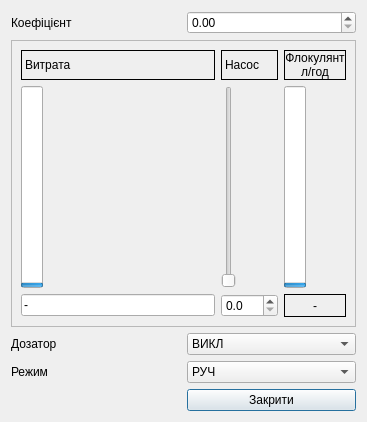
<?xml version="1.0" encoding="UTF-8"?>
<ui version="4.0">
 <class>DlgFlokCtl</class>
 <widget class="QDialog" name="DlgFlokCtl">
  <property name="geometry">
   <rect>
    <x>0</x>
    <y>0</y>
    <width>367</width>
    <height>422</height>
   </rect>
  </property>
  <property name="windowTitle">
   <string>Dialog</string>
  </property>
  <layout class="QGridLayout" name="gridLayout_2">
   <item row="5" column="1">
    <widget class="QPushButton" name="bnClose">
     <property name="text">
      <string>Закрити</string>
     </property>
    </widget>
   </item>
   <item row="3" column="0">
    <widget class="QLabel" name="label_3">
     <property name="text">
      <string>Режим</string>
     </property>
    </widget>
   </item>
   <item row="3" column="1">
    <widget class="QComboBox" name="mode">
     <item>
      <property name="text">
       <string>РУЧ</string>
      </property>
     </item>
     <item>
      <property name="text">
       <string>АВТ</string>
      </property>
     </item>
    </widget>
   </item>
   <item row="0" column="1">
    <widget class="QDoubleSpinBox" name="k">
     <property name="keyboardTracking">
      <bool>false</bool>
     </property>
     <property name="maximum">
      <double>5.000000000000000</double>
     </property>
     <property name="singleStep">
      <double>0.100000000000000</double>
     </property>
    </widget>
   </item>
   <item row="0" column="0">
    <widget class="QLabel" name="label_5">
     <property name="text">
      <string>Коефіцієнт</string>
     </property>
    </widget>
   </item>
   <item row="5" column="0">
    <widget class="QLabel" name="label_4">
     <property name="text">
      <string/>
     </property>
    </widget>
   </item>
   <item row="1" column="0" colspan="2">
    <widget class="QFrame" name="frame">
     <property name="frameShape">
      <enum>QFrame::StyledPanel</enum>
     </property>
     <property name="frameShadow">
      <enum>QFrame::Raised</enum>
     </property>
     <layout class="QGridLayout" name="gridLayout">
      <item row="2" column="0">
       <widget class="QLineEdit" name="V">
        <property name="text">
         <string>-</string>
        </property>
       </widget>
      </item>
      <item row="1" column="0">
       <widget class="QProgressBar" name="pbV">
        <property name="maximum">
         <number>4000</number>
        </property>
        <property name="value">
         <number>24</number>
        </property>
        <property name="textVisible">
         <bool>false</bool>
        </property>
        <property name="orientation">
         <enum>Qt::Vertical</enum>
        </property>
       </widget>
      </item>
      <item row="0" column="0">
       <widget class="QLabel" name="label">
        <property name="frameShape">
         <enum>QFrame::Box</enum>
        </property>
        <property name="text">
         <string>Витрата</string>
        </property>
       </widget>
      </item>
      <item row="0" column="1">
       <widget class="QLabel" name="label_2">
        <property name="frameShape">
         <enum>QFrame::Box</enum>
        </property>
        <property name="text">
         <string>Насос</string>
        </property>
       </widget>
      </item>
      <item row="1" column="1">
       <widget class="QSlider" name="slC">
        <property name="maximum">
         <number>4000</number>
        </property>
        <property name="singleStep">
         <number>40</number>
        </property>
        <property name="pageStep">
         <number>200</number>
        </property>
        <property name="orientation">
         <enum>Qt::Vertical</enum>
        </property>
       </widget>
      </item>
      <item row="2" column="1">
       <widget class="QDoubleSpinBox" name="xC">
        <property name="keyboardTracking">
         <bool>false</bool>
        </property>
        <property name="decimals">
         <number>1</number>
        </property>
       </widget>
      </item>
      <item row="0" column="2">
       <widget class="QLabel" name="label_7">
        <property name="frameShape">
         <enum>QFrame::Box</enum>
        </property>
        <property name="text">
         <string>Флокулянт
л/год</string>
        </property>
        <property name="alignment">
         <set>Qt::AlignCenter</set>
        </property>
       </widget>
      </item>
      <item row="2" column="2">
       <widget class="QLabel" name="Ffl">
        <property name="frameShape">
         <enum>QFrame::Box</enum>
        </property>
        <property name="text">
         <string>-</string>
        </property>
        <property name="alignment">
         <set>Qt::AlignCenter</set>
        </property>
       </widget>
      </item>
      <item row="1" column="2">
       <widget class="QProgressBar" name="pvPump">
        <property name="maximum">
         <number>4000</number>
        </property>
        <property name="value">
         <number>24</number>
        </property>
        <property name="textVisible">
         <bool>false</bool>
        </property>
        <property name="orientation">
         <enum>Qt::Vertical</enum>
        </property>
       </widget>
      </item>
     </layout>
    </widget>
   </item>
   <item row="2" column="0">
    <widget class="QLabel" name="label_6">
     <property name="text">
      <string>Дозатор</string>
     </property>
    </widget>
   </item>
   <item row="2" column="1">
    <widget class="QComboBox" name="pump">
     <item>
      <property name="text">
       <string>ВИКЛ</string>
      </property>
     </item>
     <item>
      <property name="text">
       <string>ВКЛ</string>
      </property>
     </item>
    </widget>
   </item>
  </layout>
 </widget>
 <resources/>
 <connections/>
</ui>
